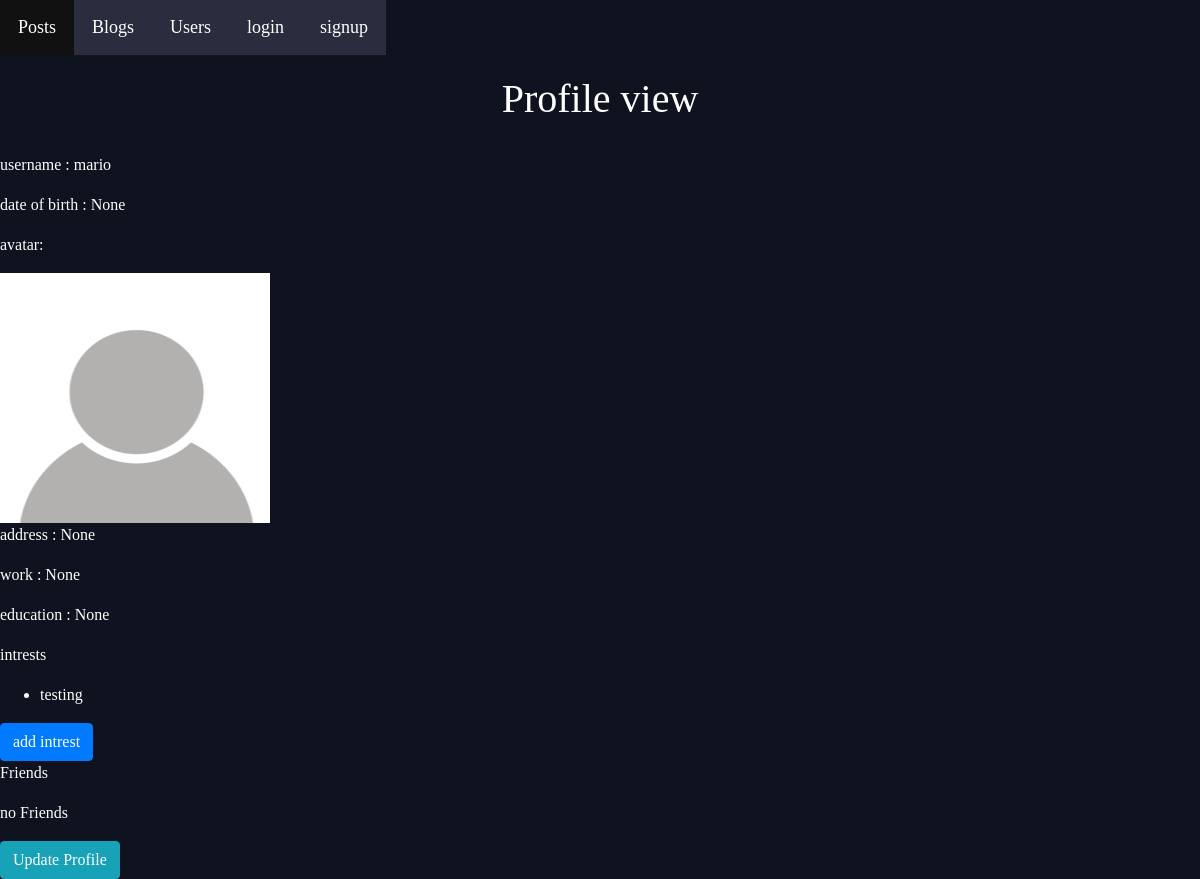
Page /social/profile/4 on the committed database.
### social/models.py (models this page shows, shortened)
class profile(models.Model):
    user= models.OneToOneField(User, on_delete= models.CASCADE)
    dob=  models.DateField('date of birth',blank=True,null=True)
    avatar= models.ImageField(blank=True,null=True, default = 'default.png')
    address = models.CharField(max_length= 50, blank=True,null=True)
    work = models.CharField(max_length= 20, blank=True,null=True)
    education = models.CharField(max_length= 20, blank=True,null=True)

### social/views.py (the view)
# urls.py: path(r'profile/<int:user_id>', views.OtherUserProfileView,name='profileview'),
def OtherUserProfileView(request, user_id):
    temp = get_object_or_404(User,pk=user_id)
    profiles= profile.objects.get(user= temp)
    intrestlist = userintrests.objects.filter(Profile = profiles).values('intrest')
    try:
        friends = Friend.objects.get(current_user= temp)
        friendslist = friends.users.all()
    except Friend.DoesNotExist:
        friendslist = False
    context = {
            'profile': profiles,
            'intrestlist': intrestlist,
            'friendslist':friendslist,
                }
    return render(request, 'social/profile.html', context)

### social/templates/social/profile.html
{% extends "basegeneric.html" %}
{% block content %}
  <p> <h1 class="title">Profile view</h1> </p>
  <p>username : {{profile.user.username}}</p>
  <p>date of birth : {{profile.dob}}</p>
  <p> avatar: </p>
  {% if profile.avatar %}
    <img src="{{profile.avatar.url}}" alt="Profile picture" width="270" height="250"">
  {% endif %}
  <p>address : {{profile.address}}</p>
  <p>work : {{profile.work}}</p>
  <p>education : {{profile.education}}</p>
  <p> intrests <p>
  {% if intrestlist %}
    <ul>
    {% for intrests in intrestlist %}
        <li>{{intrests.intrest}}</li>
    {% endfor %}
    </ul>
  {%else%}
    <p>no intrests</p>
  {%endif%}
  <a href="{% url 'social:CreateUserintrestView' %}" class="btn btn-primary">add intrest</a>
  <p> Friends <p>
  {% if friendslist %}
    <ul>
    {% for friend in friendslist %}
        <li>{{friend.username}}</li>
    {% endfor %}
    </ul>
  {%else%}
    <p>no Friends</p>
  {%endif%}
  <a href="{% url 'social:ProfileUpdate' %}" class="btn btn-info">Update Profile</a>
{% endblock %}

### static/styles.css (style rules this page uses)
body { background-color: #0f121f; background-repeat-y: no-repeat; color: #fff; }
body * { font-family: Ubuntu; }
h1, h2, h3, h4, h5 { font-weight: normal; margin: 0; }
a, a:visited, a:hover { color: white; text-decoration: none; }
.title { text-align: center; margin-bottom: 30px; margin-top: 20px; }

### rows in the picture
profile: user.username "mario", dob "None", avatar (placeholder picture), address "None", work "None", education "None"

### other values in the picture
{{ intrests.intrest }} "testing"
